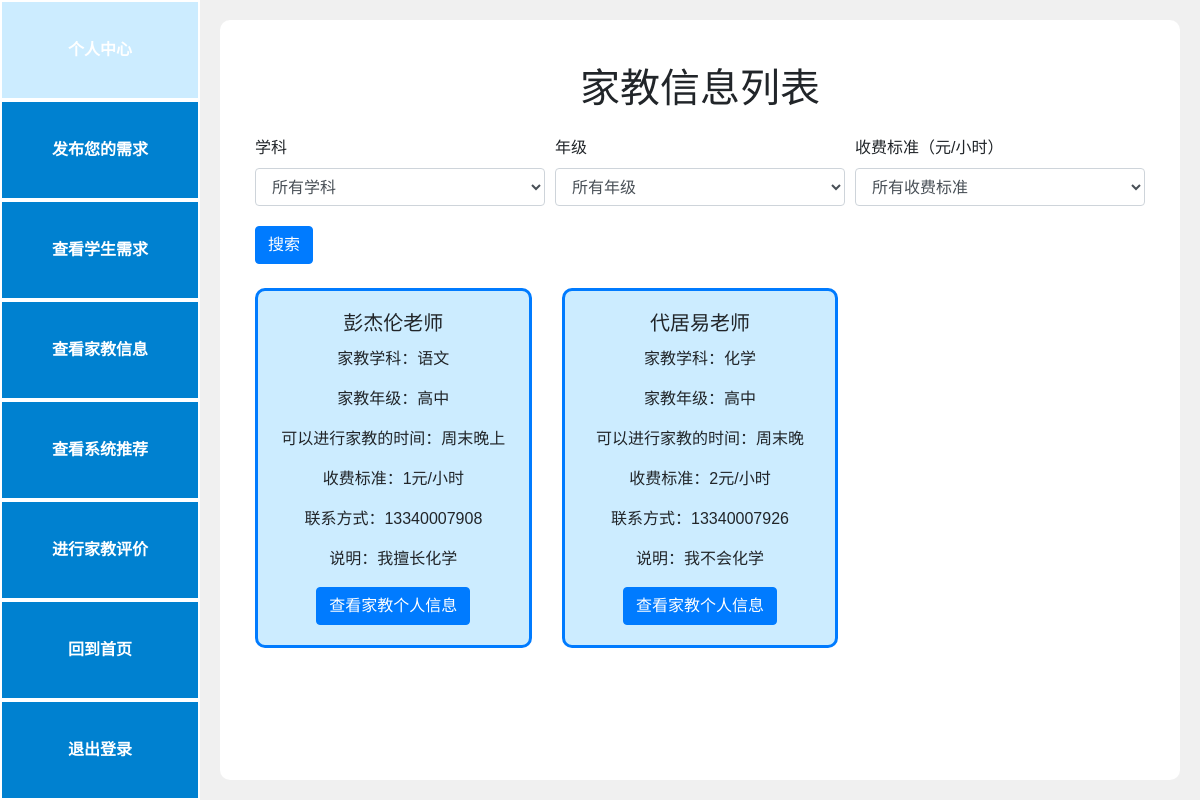
The page /tutors (signed in) on the database its author committed.
### models.py (models this page shows)
class TutorInfo(db.Model):
    id = db.Column(db.Integer, primary_key=True)
    user_id = db.Column(db.Integer, db.ForeignKey('user.id'), nullable=False)
    name = db.Column(db.String(80), nullable=False)
    subject = db.Column(db.String(80), nullable=False)
    grade = db.Column(db.String(80), nullable=False)
    time = db.Column(db.String(80), nullable=False)
    rate = db.Column(db.String(80), nullable=False)
    phoneNumber = db.Column(db.String(20), unique=False, nullable=False)
    information = db.Column(db.Text, unique=False, nullable=False)

### app.py (the view, shortened to what this page needs)
@app.route('/tutors')
def tutors():
    subject = request.args.get('subject')
    grade = request.args.get('grade')
    rate = request.args.get('rate')
    query = TutorInfo.query
    if subject:
        query = query.filter(TutorInfo.subject == subject)
    if grade:
        query = query.filter(TutorInfo.grade == grade)
    tutor_infos = query.all()
    return render_template('tutors.html', tutors=tutor_infos, user=g.user)

### app.py (called while the page is built)
@app.before_request
def create_tables():
    if not hasattr(g, 'first_request'):  # 保证该函数只在第一次访问时执行
        g.first_request = True
        db.create_all()  # 创建所有在模型中定义的数据库表格

@app.before_request
def before_request():
    g.user = None
    if 'user_id' in session:
        g.user = User.query.get(session['user_id'])

### templates/tutors.html (shortened to what this page needs)
{% if user.role == 'tutor' %}
    {% extends "base_tutor.html" %}
{% else %}
    {% extends "base_student.html" %}
{% endif %}
{% block content %}
<div class="container mt-4">
    <h1 class="mb-4" style="text-align: center;">家教信息列表</h1>
    <form method="GET" action="{{ url_for('tutors') }}" class="mb-4">
        <div class="form-row">
            <div class="form-group col-md-4">
                <label for="subject">学科</label>
                <select id="subject" name="subject" class="form-control">
                    <option value="">所有学科</option>
                </select>
            </div>
            <div class="form-group col-md-4">
                <label for="grade">年级</label>
                <select id="grade" name="grade" class="form-control">
                    <option value="">所有年级</option>
                </select>
            </div>
            <div class="form-group col-md-4">
                <label for="rate">收费标准（元/小时）</label>
                <select id="rate" name="rate" class="form-control">
                    <option value="">所有收费标准</option>
                </select>
            </div>
        </div>
        <button type="submit" class="btn btn-primary">搜索</button>
    </form>
    <div class="row">
        {% for tutor in tutors %}
        <div class="col-md-4 mb-4">
            <div class="card h-100">
                <div class="card-body">
                    <h5 class="card-title" style="text-align: center;">{{ tutor.name }}老师</h5>
                    <p class="card-text" style="text-align: center;">家教学科：{{ tutor.subject }}</p>
                    <p class="card-text" style="text-align: center;">家教年级：{{ tutor.grade }}</p>
                    <p class="card-text" style="text-align: center;">可以进行家教的时间：{{ tutor.time }}</p>
                    <p class="card-text" style="text-align: center;">收费标准：{{ tutor.rate }}元/小时</p>
                    <p class="card-text" style="text-align: center;">联系方式：{{ tutor.phoneNumber }}</p>
                    <p class="card-text" style="text-align: center;">说明：{{ tutor.information }}</p>
                    <div class="text-center">
                        <a href="{{ url_for('tutor_profile', user_id=tutor.user_id) }}" class="btn btn-primary">查看家教个人信息</a>
                    </div>
                </div>
            </div>
        </div>
        {% endfor %}
    </div>
</div>
{% endblock %}

### templates/base_student.html (style rules this page uses)
body { font-family: Arial, sans-serif; display: flex; height: 100vh; margin: 0; background-color: #f0f0f0; background-attachment: fixed; }

### templates/tutors.html (style rules this page uses)
.card { background-color: #CCECFF; border: 3px solid #007BFF; border-radius: 10px; }
.form-group { margin-bottom: 20px; }

### rows shown on the page
TutorInfo: name "彭杰伦", subject "语文", grade "高中", time "周末晚上", rate "1", phoneNumber "13340007908", information "我擅长化学"
TutorInfo: name "代居易", subject "化学", grade "高中", time "周末晚", rate "2", phoneNumber "13340007926", information "我不会化学"
